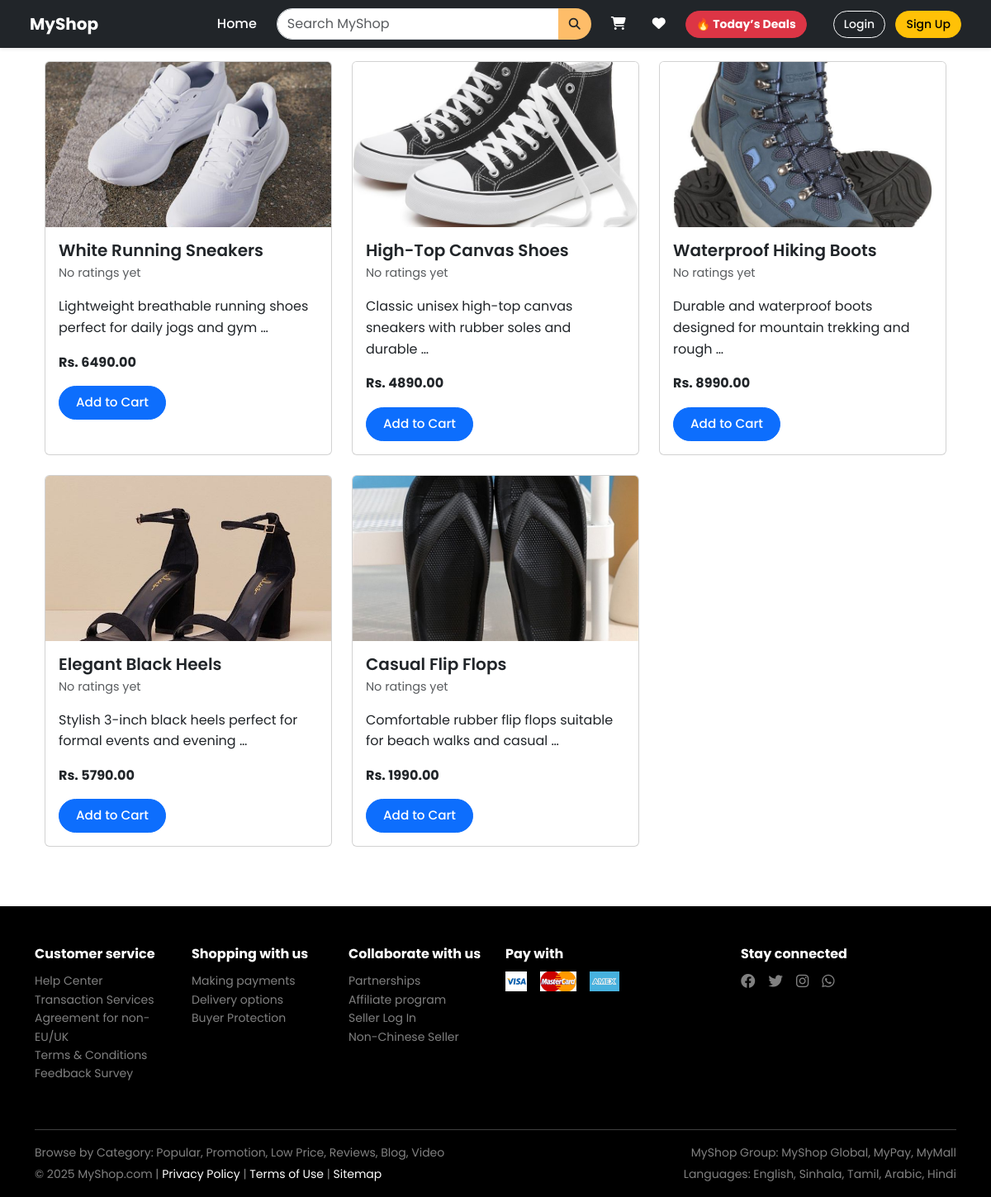
Page /category/1/ on the committed database.
### store/models.py (models this page shows, shortened)
class Product(models.Model):
    name = models.CharField(max_length=100)
    description = models.TextField()
    price = models.DecimalField(max_digits=10, decimal_places=2)
    image = models.ImageField(upload_to='product_images/')
    category = models.ForeignKey(Category, on_delete=models.CASCADE)
    is_deal = models.BooleanField(default=False)
    likes = models.ManyToManyField(User, related_name='liked_products', blank=True)

### store/views.py (the view)
# urls.py: path('category/<int:category_id>/', views.category_products, name='category_products'),
def category_products(request, category_id):
    selected_category = Category.objects.get(id=category_id)
    products = Product.objects.filter(category=selected_category).annotate(avg_rating=Avg('reviews__rating'))
    return render(request, 'store/category_products.html', {
        'category': selected_category,
        'products': products
    })

### store/context_processors.py (called while the page is built)
def cart_item_count(request):
    if request.user.is_authenticated:
        count = sum(item.quantity for item in CartItem.objects.filter(user=request.user))
    else:
        count = 0
    return {'cart_item_count': count}

### store/templates/store/category_products.html
{% extends "store/base.html" %}
{% block content %}
<div class="container mt-4">
  <h2>{{ category.name }}</h2>
  <div class="row">
    {% for product in products %}
      <div class="col-md-4 mb-4">
        <div class="card h-100">
          {% if product.image %}
            <a href="{% url 'product_detail' product.id %}">
              <img src="{{ product.image.url }}" class="card-img-top" style="height: 200px; object-fit: cover;">
            </a>
          {% endif %}
          <div class="card-body">
            <a href="{% url 'product_detail' product.id %}" class="text-decoration-none text-dark">
              <h5 class="card-title mb-1">{{ product.name }}</h5>
            </a>
            {% if product.avg_rating %}
              <p class="text-warning mb-2" style="font-size: 0.9rem;">
               ⭐ {{ product.avg_rating|floatformat:1 }}/5
              </p>
            {% else %}
              <p class="text-muted" style="font-size: 0.9rem;">No ratings yet</p>
            {% endif %}
            <p class="card-text">{{ product.description|truncatewords:10 }}</p>
            <p class="fw-bold">Rs. {{ product.price }}</p>
            <a href="{% url 'add_to_cart' product.id %}" class="btn btn-sm btn-primary">Add to Cart</a>
          </div>
        </div>
      </div>
    {% endfor %}
  </div>
</div>
{% endblock %}

### store/static/store/css/style.css (style rules this page uses)
body { font-family: 'Poppins', sans-serif; }

### store/templates/store/base.html (style rules this page uses)
body { font-family: 'Poppins', sans-serif; font-size: 16px; line-height: 1.6; color: #333; }
h1, h2, h3, h4, h5, h6 { font-weight: 600; margin-bottom: 0.75rem; }
.navbar-brand, .nav-link, .btn { font-weight: 500; }
.btn { font-size: 0.95rem; padding: 0.5rem 1.25rem; border-radius: 50px; }

### rows in the picture
Product: image (picture), name "White Running Sneakers", shows "No ratings yet", description "Lightweight breathable running shoes perfect for daily jogs and gym …", price "6490.00"
Product: image (picture), name "High-Top Canvas Shoes", shows "No ratings yet", description "Classic unisex high-top canvas sneakers with rubber soles and durable …", price "4890.00"
Product: image (picture), name "Waterproof Hiking Boots", shows "No ratings yet", description "Durable and waterproof boots designed for mountain trekking and rough …", price "8990.00"
Product: image (picture), name "Elegant Black Heels", shows "No ratings yet", description "Stylish 3-inch black heels perfect for formal events and evening …", price "5790.00"
Product: image (picture), name "Casual Flip Flops", shows "No ratings yet", description "Comfortable rubber flip flops suitable for beach walks and casual …", price "1990.00"
